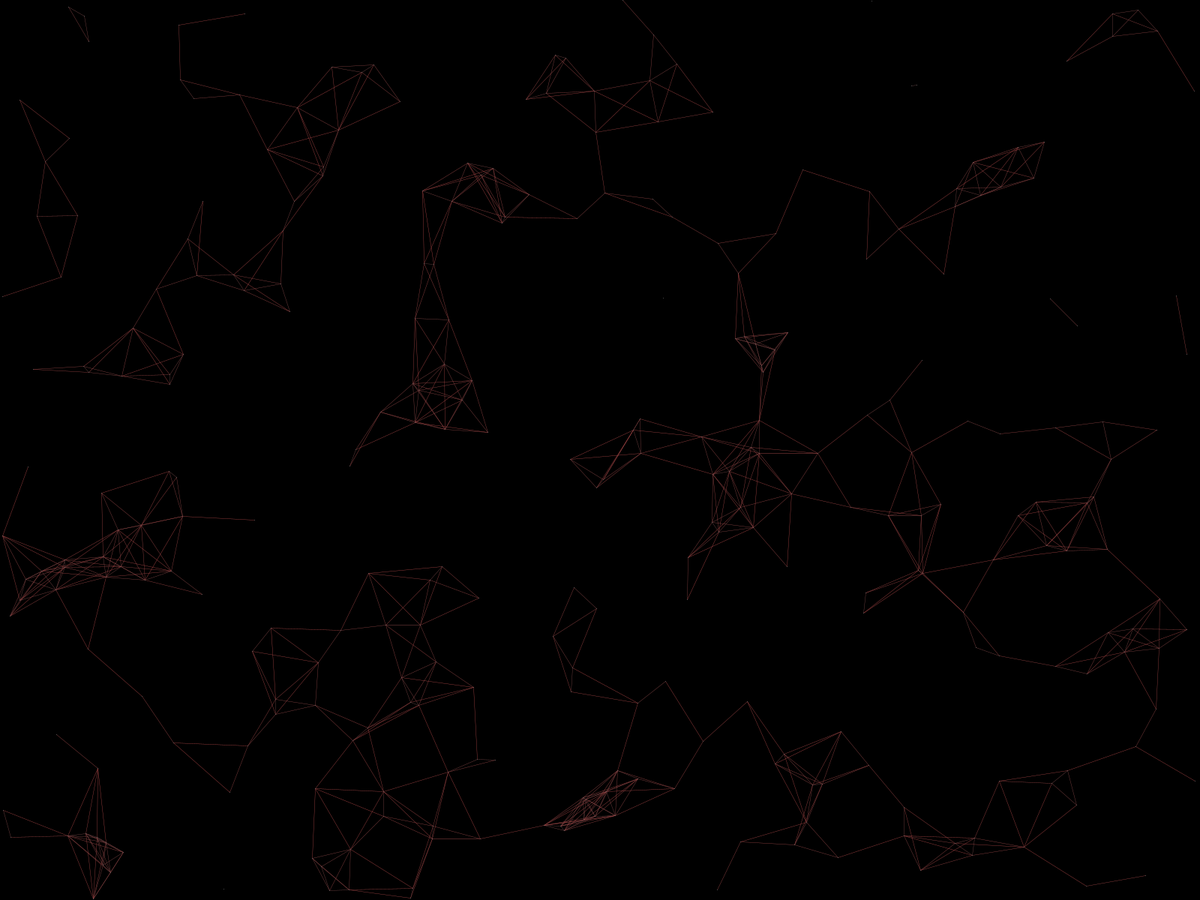
Frame 1 (no input)
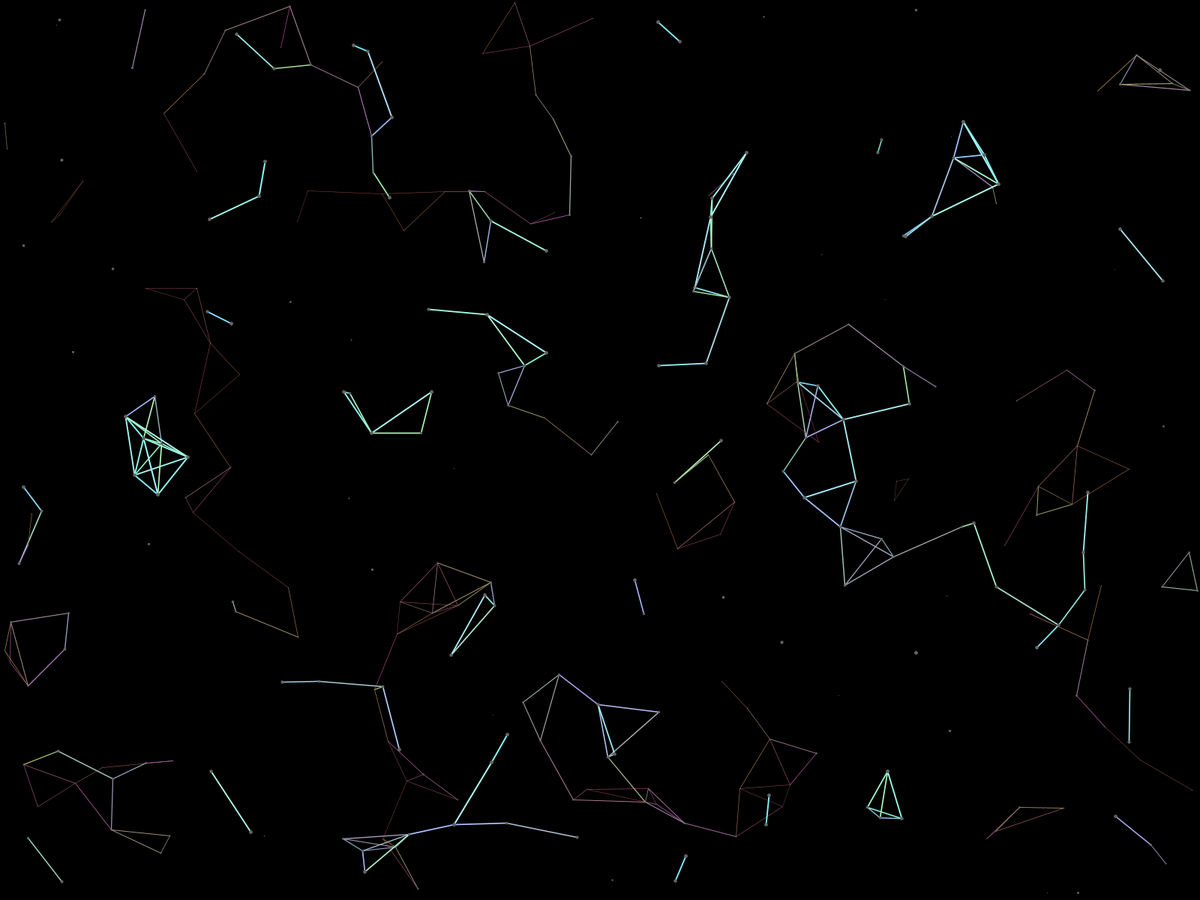
Frame 60 (the mouse pressed at the canvas centre just before this capture)
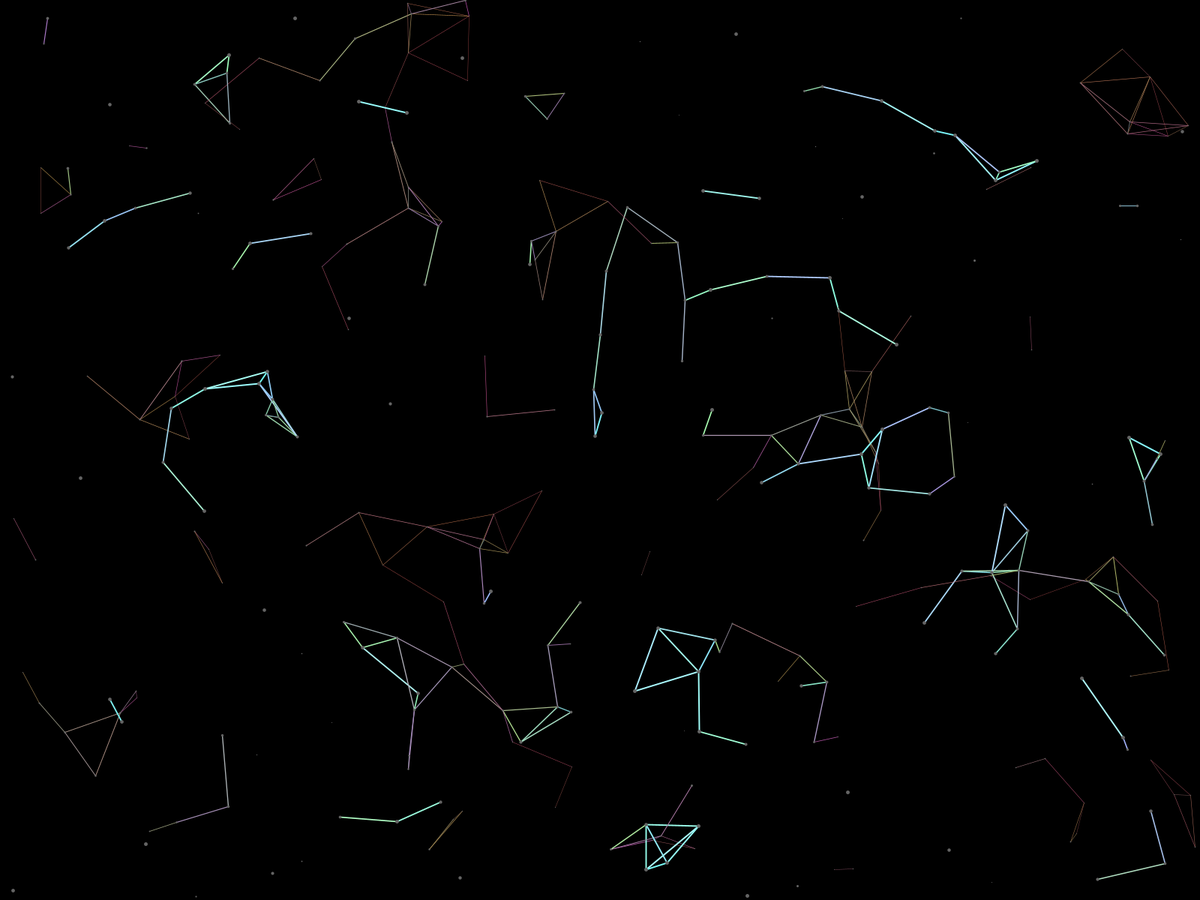
Frame 120 (the mouse held since frame 60 and released just before this capture)

The Processing sketch that drew these frames (run headless with seeded random() and noise(); from frame 60 on, the mouse is pressed at the canvas centre):

// Processing sketch: PointMatrix
// ── PointMatrix.pde
float dt = 0;
int numDots = 300;
float maxWeight = 5; // Maximum width of dot
float maxDepth = 200; // Maximum z value of dot
float maxWidth = 2; // Maximum line width
float maxDist = 100; // Distance between dots for which line will be drawn to join
boolean dark = true;
Dot dots[] = new Dot[numDots];

void setup() {
  fullScreen();
  for (int i = 0; i < numDots; i++) {
    dots[i] = new Dot();
  }
}

void draw() {
  background(dark ? 0 : 220);
  
  for (int i = 0; i < numDots; i++) {
    // Loop through every dot in array after one currently being manipulated 
    for (int j = i + 1; j < numDots; j++) {
      float d = distance(dots[i], dots[j]);
      if (d < maxDist) {
        // Width of line between dots determined based on average distance
        // between dots and screen
        strokeWeight(map((dots[i].z + dots[j].z) / 2.0, 0, maxDepth, 0.4, maxWidth));
        // Color determined by distance between dots and dot distance from screen
        stroke(map(d, 0, maxDepth, 100, 255), map(dots[i].z, 0, maxDepth, 70, 255), map(dots[j].z, 0, maxDepth, 70, 255));
        line(dots[i].x, dots[i].y, dots[j].x, dots[j].y);
      }
    }
    dots[i].show();
    dots[i].update();
  }
  dt += 0.01;
}

float distance(Dot dot1, Dot dot2) {
  // Return distance between two dots
  float dX = dot1.x - dot2.x;
  float dY = dot1.y - dot2.y;
  float dZ = dot1.z - dot2.z;
  return sqrt(pow(dX, 2) + pow(dY, 2) + pow(dZ, 2)); //<>//
}

void mouseClicked() {
  // Toggle screen background with mouse click
  dark = !dark;
}

  
// ── Dot.pde
class Dot {
  float x;
  float y;
  float z;
  float z0; // Initial offset of z
  float mX;
  float mY;  
  
  Dot() {
    x = random(width);
    y = random(height);
    z0 = random(maxDepth);
    
    // Slope of dot trajectory
    mX = random(-2, 2);
    mY = random(-2, 2);
  }
  
  void show() {
    // Width of dot determined by distance from screen
    strokeWeight(map(z, 0, maxDepth, 1, maxWeight));
    stroke(100);
    point(x, y);
  }
  
  void update() {
    // Move dot along initialized trajectory
    x += mX;
    y += mY;
    
    // Oscillate z value between 0 and maxDepth
    z = sin(dt + z0) * maxDepth / 2.0 + maxDepth / 2.0;
    
    // Confine dot to screen. Favored over modulus technique.
    if (x < 0) {
      x += width;
    } else if (x > width) {
      x -= width;
    }
    if (y < 0) {
      y += height;
    } else if (y > height) {
      y -= height;
    }
  }
}
